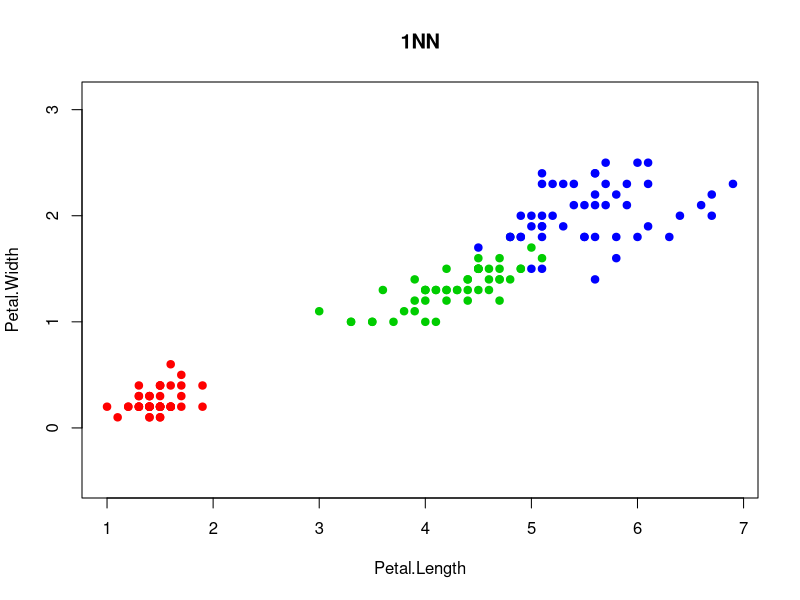
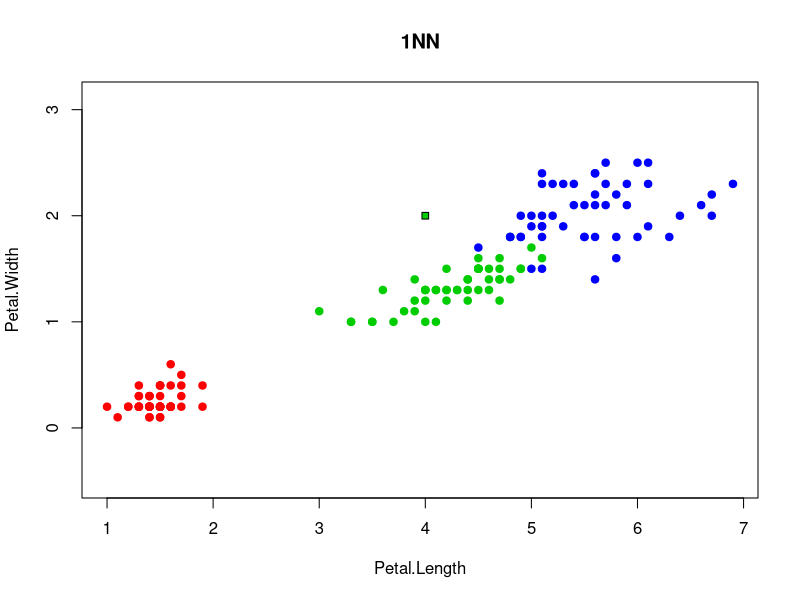

Write R code to recreate these figures, in order.
colors <- c("setosa" = "red", "versicolor" = "green3", "virginica" = "blue")
plot(iris[, 3:4], pch = 21, bg = colors[iris$Species], col = colors[iris$Species], asp = 1, main ="1NN")

euclideanDistance <- function(u, v)
{
 sqrt(sum((u - v)^2))
}

sortObjectsByDist <- function(xl, z, metricFunction =
euclideanDistance)
{
 l <- dim(xl)[1]
 n <- dim(xl)[2] - 1

 min <- c(1, metricFunction(xl[1, 1:n], z))

 for (i in 2:l)
 {
	dist <- c(i,metricFunction(xl[i, 1:n], z))
 	if (min[2]>dist[2]){
		min <- dist
		}
 }
 
 return (min);
}

colors <- c("setosa" = "red", "versicolor" = "green3",
"virginica" = "blue")
plot(iris[, 3:4], pch = 21, bg = colors[iris$Species], col
= colors[iris$Species], asp = 1, main="1NN")

z <- c(4, 2)
xl <- iris[, 3:5]
n <- dim(xl)[2] - 1
class <- xl[sortObjectsByDist(xl,z)[1], n + 1]
points(z[1], z[2], pch = 22, bg = colors[class], asp = 1)





